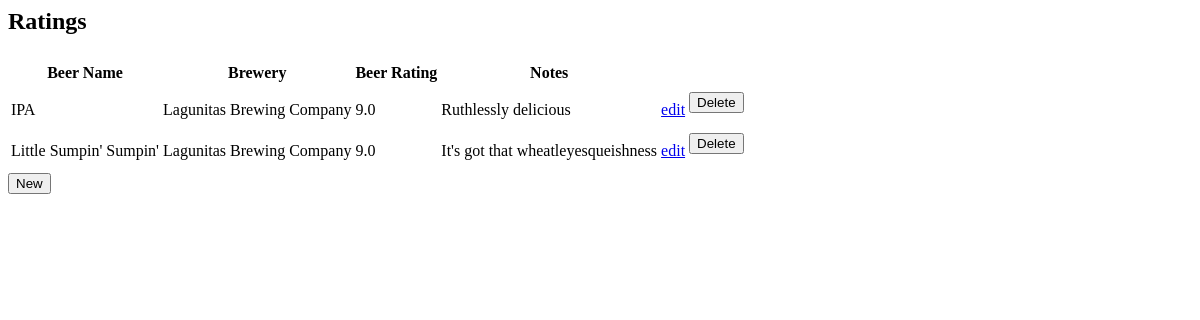
The page / on the database its author committed.
### ratings/models.py (models this page shows)
class Rating(models.Model):
    beer_name = models.TextField()
    score = models.DecimalField(max_digits=2, decimal_places=1)
    notes = models.TextField(blank=True)
    brewery = models.TextField(blank=True)

### ratings/views.py (the view, shortened to what this page needs)
# urls.py: 2. Add a URL to urlpatterns:  url(r'^$', views.home, name='home')
def home(request):
    form_object = RatingCreate
    """
        If post request comes from a delete button:
            delete selection
        Else:
            use post reqeust to add selection
    """
    form = form_object.form_class()
    context = {
        'ratings': Rating.objects.all(),
        'form': form,
    }
    return render(request, 'home.html', context)

### templates/home.html (shortened to what this page needs)
{% extends "base.html" %}
{% load staticfiles %}
{% block content %}
<link rel="stylesheet" href="{% static 'css/home.css' %}">
<div class="row">
  <h2>Ratings</h2>
  <table>
    <thead>
      <tr>
        <th>Beer Name</th>
        <th>Brewery</th>
        <th>Beer Rating</th>
        <th>Notes</th>
      </tr>
    </thead>
    <tbody>
      {% for rating in ratings %}
      <tr>
        <td>{{ rating.beer_name }}</td>
        <td>{{ rating.brewery }}</td>
        <td>{{ rating.score }}</td>
        <td>{{ rating.notes }}</td>
        <td><a href="{% url 'rating-edit' rating.id  %}">edit</a></td>
        <td>
          <form method="post" action="{% url 'rating-home' %}">
            <button type="submit" value="{{ rating.id }}" name="delete">Delete</button>
          </form>
        </td>
      </tr>
      {% endfor %}
    </tbody>
  </table>
  <div><button id="New">New</button></div>
</div>
    {% include 'ratings/rating_form.html' %}
{% endblock %}

### templates/base.html (shortened to what this page needs)
{% load staticfiles %}
<html>
<head>
</head>
<body>
{% block content %}
{% endblock %}
</body>
</html>

### templates/ratings/rating_form.html (shortened to what this page needs)
{% extends "base.html" %}
{% load staticfiles %}
{% block content %}
<link rel="stylesheet" href="{% static 'css/rating_form.css' %}">
{% endblock %}

### static/css/rating_form.css (style rules this page uses)
table tr { height: 2em; }

### rows shown on the page
Rating: beer_name "IPA", brewery "Lagunitas Brewing Company", score "9.0", notes "Ruthlessly delicious", {{ rating.id }} 1 (drawn)
Rating: beer_name "Little Sumpin' Sumpin'", brewery "Lagunitas Brewing Company", score "9.0", notes "It's got that wheatleyesqueishness", {{ rating.id }} 2 (drawn)
